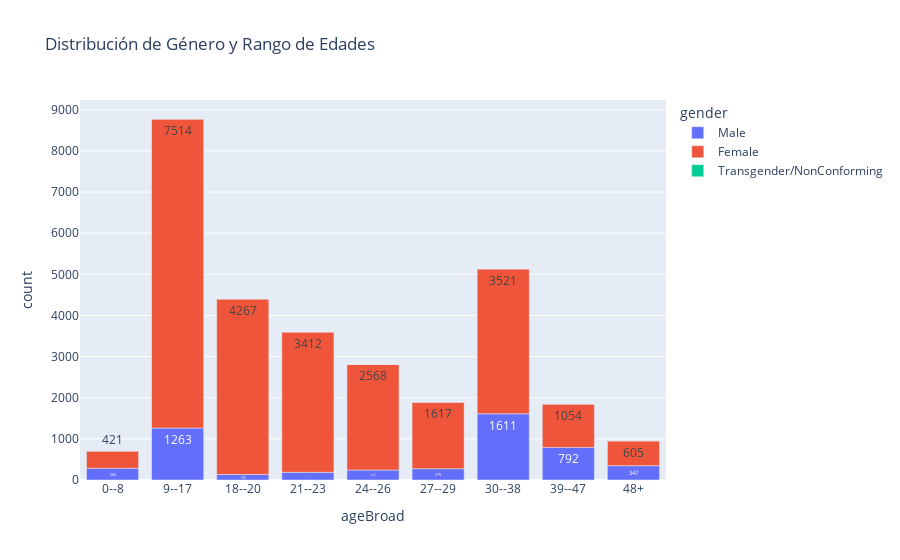

Here is the notebook cell this chart was saved with:
### Code cell
# Agrupar los datos por género y rango de edades
grouped_data = new_data_set.groupby(['gender', 'ageBroad']).size().reset_index(name='count')

# Crear el gráfico de barras agrupado con valores numéricos
fig = px.bar(grouped_data, x='ageBroad', y='count', color='gender',
             title='Distribución de Género y Rango de Edades',
             text='count')  # Agregar los valores numéricos sobre las barras

fig.show()

### Figure 1 — Plotly figure (JSON) as saved in the notebook; plotly's stock layout.template omitted (floating-point values rounded to 4 significant figures)
{"data": [{"alignmentgroup": "True", "hovertemplate": "gender=Male<br>ageBroad=%{x}<br>count=%{text}<extra></extra>", "legendgroup": "Male", "marker": {"color": "#636efa", "pattern": {"shape": ""}}, "name": "Male", "offsetgroup": "Male", "orientation": "v", "showlegend": true, "text": [284, 1263, 135, 187, 242, 275, 1611, 792, 347], "textposition": "auto", "type": "bar", "x": ["0--8", "9--17", "18--20", "21--23", "24--26", "27--29", "30--38", "39--47", "48+"], "xaxis": "x", "y": [284, 1263, 135, 187, 242, 275, 1611, 792, 347], "yaxis": "y"}, {"alignmentgroup": "True", "hovertemplate": "gender=Female<br>ageBroad=%{x}<br>count=%{text}<extra></extra>", "legendgroup": "Female", "marker": {"color": "#EF553B", "pattern": {"shape": ""}}, "name": "Female", "offsetgroup": "Female", "orientation": "v", "showlegend": true, "text": [421, 7514, 4267, 3412, 2568, 1617, 3521, 1054, 605], "textposition": "auto", "type": "bar", "x": ["0--8", "9--17", "18--20", "21--23", "24--26", "27--29", "30--38", "39--47", "48+"], "xaxis": "x", "y": [421, 7514, 4267, 3412, 2568, 1617, 3521, 1054, 605], "yaxis": "y"}, {"alignmentgroup": "True", "hovertemplate": "gender=Transgender/NonConforming<br>ageBroad=%{x}<br>count=%{text}<extra></extra>", "legendgroup": "Transgender/NonConforming", "marker": {"color": "#00cc96", "pattern": {"shape": ""}}, "name": "Transgender/NonConforming", "offsetgroup": "Transgender/NonConforming", "orientation": "v", "showlegend": true, "text": [0, 0, 0, 0, 0, 0, 0, 0, 0], "textposition": "auto", "type": "bar", "x": ["0--8", "9--17", "18--20", "21--23", "24--26", "27--29", "30--38", "39--47", "48+"], "xaxis": "x", "y": [0, 0, 0, 0, 0, 0, 0, 0, 0], "yaxis": "y"}], "layout": {"barmode": "relative", "legend": {"title": {"text": "gender"}, "tracegroupgap": 0}, "title": {"text": "Distribución de Género y Rango de Edades"}, "xaxis": {"anchor": "y", "domain": [0, 1], "title": {"text": "ageBroad"}}, "yaxis": {"anchor": "x", "domain": [0, 1], "title": {"text": "count"}}}}
